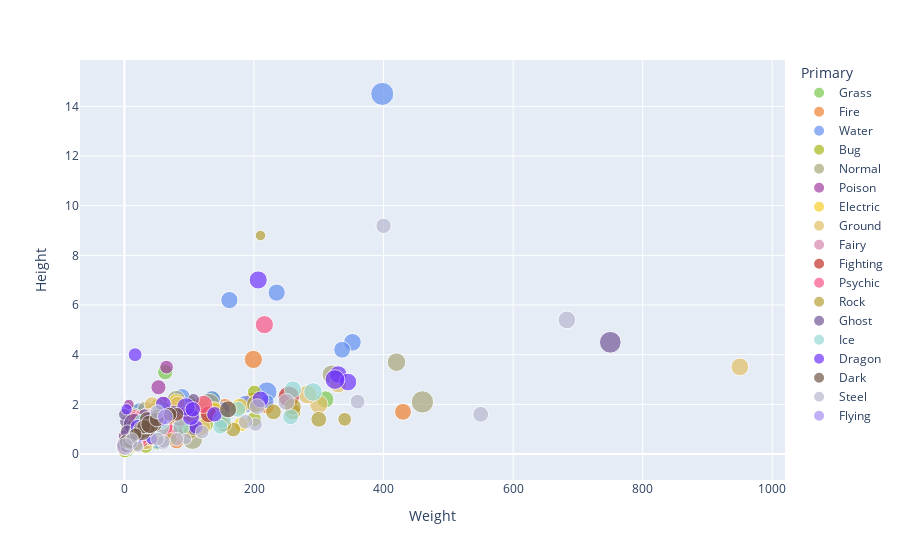

The code cell stored with this chart in its notebook:
### Code cell
fig = px.scatter(pokemon, x="Weight",y="Height", size='HP',
                 color='Primary',color_discrete_map=colours)
fig.show()

### Figure 1 — Plotly figure (JSON) as saved in the notebook; plotly's stock layout.template omitted (floating-point values rounded to 4 significant figures)
{"data": [{"hovertemplate": "Primary=Grass<br>Weight=%{x}<br>Height=%{y}<br>HP=%{marker.size}<extra></extra>", "legendgroup": "Grass", "marker": {"color": "#7AC74C", "size": [45, 60, 80, 45, 60, 75, 50, 65, 80, 60, 95, 65, 45, 60, 80, 75, 35, 55, 75, 30, 75, 40, 50, 70, 40, 70, 90, 60, 60, 50, 50, 70, 99, 55, 75, 95, 40, 60, 45, 70, 74, 60, 90, 100, 65, 100, 45, 60, 75, 50, 75, 40, 60, 45, 70, 75, 69, 114, 44, 74, 91], "sizemode": "area", "sizeref": 0.6375, "symbol": "circle"}, "mode": "markers", "name": "Grass", "orientation": "v", "showlegend": true, "type": "scatter", "x": [6.9, 13, 100, 5.4, 8.6, 18.6, 4, 6.4, 15.5, 2.5, 120, 35, 6.4, 15.8, 100.5, 5.8, 0.5, 1, 3, 1.8, 8.5, 5, 21.6, 52.2, 4, 28, 59.6, 4.5, 39.2, 2, 51.3, 77.4, 100, 10.2, 97, 310, 1.2, 14.5, 3.3, 9.3, 27, 50.5, 135.5, 128.6, 25.5, 2.1, 8.1, 16, 63, 10.5, 30.5, 0.6, 6.6, 6.6, 16.3, 28, 1, 10.5, 18.8, 110, 200], "xaxis": "x", "y": [0.7, 1, 2, 0.5, 0.8, 1.2, 0.7, 1, 1.7, 0.4, 2, 1, 0.89, 1.19, 1.8, 0.41, 0.41, 0.61, 0.79, 0.3, 0.79, 0.51, 0.89, 1.7, 0.51, 0.99, 1.3, 0.41, 1.19, 0.3, 0.41, 1.3, 2.01, 0.4, 1.1, 2.2, 0.2, 0.9, 0.4, 0.5, 1.4, 1, 2.2, 2, 1, 0.2, 0.6, 0.8, 3.3, 0.6, 1.1, 0.3, 0.7, 0.5, 1.1, 1, 0.2, 0.6, 0.6, 1, 2], "yaxis": "y"}, {"hovertemplate": "Primary=Fire<br>Weight=%{x}<br>Height=%{y}<br>HP=%{marker.size}<extra></extra>", "legendgroup": "Fire", "marker": {"color": "#EE8130", "size": [39, 58, 78, 38, 73, 55, 90, 50, 65, 65, 65, 90, 39, 58, 78, 40, 50, 45, 115, 106, 45, 60, 80, 60, 70, 70, 44, 64, 76, 75, 91, 65, 90, 110, 50, 75, 70, 105, 85], "sizemode": "area", "sizeref": 0.6375, "symbol": "circle"}, "mode": "markers", "name": "Fire", "orientation": "v", "showlegend": true, "type": "scatter", "x": [8.5, 19, 90.5, 9.9, 19.9, 19, 155, 30, 95, 44.5, 25, 60, 7.9, 19, 79.5, 35, 55, 21.4, 198, 199, 2.5, 19.5, 52, 24, 220, 80.4, 6.2, 22, 55, 68, 430, 9.9, 55.5, 150, 11, 28, 37.5, 92.9, 58], "xaxis": "x", "y": [0.6, 1.1, 1.7, 0.6, 1.1, 0.7, 1.9, 1, 1.7, 1.3, 0.9, 2, 0.51, 0.89, 1.7, 0.71, 0.79, 0.71, 2.11, 3.81, 0.41, 0.89, 1.91, 0.71, 1.91, 0.51, 0.5, 0.9, 1.2, 1.6, 1.7, 0.5, 1, 1.6, 0.6, 1, 0.6, 1.3, 1.4], "yaxis": "y"}, {"hovertemplate": "Primary=Water<br>Weight=%{x}<br>Height=%{y}<br>HP=%{marker.size}<extra></extra>", "legendgroup": "Water", "marker": {"color": "#6390F0", "size": [44, 59, 79, 50, 80, 40, 65, 90, 40, 80, 90, 95, 65, 90, 30, 50, 30, 55, 30, 55, 45, 80, 30, 60, 20, 95, 130, 130, 50, 65, 85, 75, 125, 70, 100, 90, 55, 95, 95, 65, 55, 35, 75, 65, 75, 100, 50, 70, 100, 40, 60, 80, 40, 60, 45, 70, 130, 170, 50, 110, 43, 63, 20, 95, 35, 55, 55, 100, 43, 100, 53, 64, 84, 55, 85, 76, 111, 49, 69, 45, 90, 80, 100, 55, 75, 95, 50, 75, 50, 75, 105, 70, 54, 74, 62, 75, 55, 100, 165, 91], "sizemode": "area", "sizeref": 0.6375, "symbol": "circle"}, "mode": "markers", "name": "Water", "orientation": "v", "showlegend": true, "type": "scatter", "x": [9, 22.5, 85.5, 19.6, 76.6, 12.4, 20, 54, 45.5, 55, 36, 78.5, 90, 120, 4, 132.5, 6.5, 60, 8, 25, 15, 39, 34.5, 80, 10, 235, 220, 29, 9.5, 25, 88.8, 12, 22.5, 8.5, 28.5, 33.9, 8.5, 75, 79.5, 3.9, 5, 12, 28.5, 220, 152, 187, 7.6, 28, 81.9, 2.6, 32.5, 55, 9.5, 28, 20.8, 88.8, 130, 398, 1.9, 23.6, 11.5, 32.8, 7.4, 162, 52.5, 27, 22.6, 23.4, 8.7, 352, 5.2, 23, 84.5, 29.5, 33.5, 6.3, 29.9, 7, 24, 65, 336, 3.1, 1.4, 5.9, 24.5, 94.6, 13.5, 29, 4.5, 17, 62, 18, 16.5, 81, 5.5, 24.2, 33, 135, 31.6, 48.5], "xaxis": "x", "y": [0.5, 1, 1.6, 0.8, 1.7, 0.6, 1, 1.3, 0.9, 1.6, 1.2, 1.6, 1.1, 1.7, 0.3, 1.5, 0.4, 1.3, 0.4, 1.2, 0.6, 1.3, 0.8, 1.1, 0.9, 6.5, 2.5, 1, 0.61, 1.09, 2.31, 0.51, 1.19, 0.41, 0.79, 1.09, 0.41, 1.4, 2.01, 0.51, 0.61, 0.61, 0.89, 2.11, 1.8, 2.01, 0.41, 0.71, 1.5, 0.51, 1.19, 1.5, 0.61, 1.19, 0.79, 1.8, 2.01, 14.5, 0.41, 0.89, 0.61, 1.09, 0.61, 6.2, 0.41, 1.7, 1.8, 0.99, 0.61, 4.5, 0.4, 0.8, 1.7, 0.7, 1.1, 0.3, 0.9, 0.4, 1.2, 1, 4.2, 0.4, 0.3, 0.5, 0.8, 1.5, 0.6, 1, 0.5, 0.8, 1.5, 1, 0.7, 1.2, 0.5, 1.3, 1.2, 2.2, 1.2, 1.4], "yaxis": "y"}, {"hovertemplate": "Primary=Bug<br>Weight=%{x}<br>Height=%{y}<br>HP=%{marker.size}<extra></extra>", "legendgroup": "Bug", "marker": {"color": "#A6B91A", "size": [45, 50, 60, 40, 45, 65, 35, 60, 60, 70, 70, 65, 40, 55, 40, 70, 65, 50, 75, 70, 20, 80, 45, 50, 60, 50, 60, 40, 70, 31, 61, 1, 65, 65, 37, 77, 40, 60, 70, 30, 70, 86, 45, 55, 75, 30, 40, 60, 50, 70, 50, 70, 50, 70, 50, 80, 58, 55, 85, 71], "sizemode": "area", "sizeref": 0.6375, "symbol": "circle"}, "mode": "markers", "name": "Bug", "orientation": "v", "showlegend": true, "type": "scatter", "x": [2.9, 9.9, 32, 3.2, 10, 29.5, 5.4, 29.5, 30, 12.5, 56, 55, 10.8, 35.6, 8.5, 33.5, 38, 7.2, 125.8, 125, 20.5, 54, 3.6, 10, 28.4, 11.5, 31.6, 1.7, 3.6, 5.5, 12, 1.2, 17.7, 17.7, 2.2, 25.5, 3.4, 6.5, 23.3, 5.5, 38.5, 51.5, 2.5, 7.3, 20.5, 5.3, 58.5, 200.5, 14.5, 200, 5.9, 33, 0.6, 14.3, 7.7, 25.3, 33, 28.8, 46, 82.5], "xaxis": "x", "y": [0.3, 0.7, 1.1, 0.3, 0.6, 1, 0.3, 1, 1, 1.5, 1.5, 1.5, 0.99, 1.4, 0.51, 1.09, 1.19, 0.61, 1.19, 2.01, 0.61, 1.5, 0.3, 0.61, 0.99, 0.71, 1.19, 0.51, 0.79, 0.51, 0.79, 0.79, 0.71, 0.61, 0.3, 1, 0.2, 0.5, 0.9, 0.3, 1.2, 1.9, 0.3, 0.5, 1.2, 0.4, 1.2, 2.5, 0.3, 1.4, 0.5, 1, 0.1, 0.8, 0.4, 0.8, 0.3, 1.1, 1.6, 1.5], "yaxis": "y"}, {"hovertemplate": "Primary=Normal<br>Weight=%{x}<br>Height=%{y}<br>HP=%{marker.size}<extra></extra>", "legendgroup": "Normal", "marker": {"color": "#A8A77A", "size": [40, 63, 83, 30, 55, 40, 65, 115, 140, 40, 65, 52, 35, 60, 90, 250, 105, 75, 48, 55, 65, 160, 35, 85, 60, 100, 90, 55, 70, 100, 60, 90, 85, 73, 55, 95, 255, 38, 78, 40, 60, 60, 80, 150, 64, 84, 104, 50, 50, 70, 60, 45, 73, 70, 60, 40, 55, 85, 59, 79, 75, 55, 65, 49, 71, 100, 76, 135, 110, 85, 110, 120, 45, 60, 45, 65, 85, 50, 62, 80, 103, 55, 75, 60, 80, 95, 70, 100, 100], "sizemode": "area", "sizeref": 0.6375, "symbol": "circle"}, "mode": "markers", "name": "Normal", "orientation": "v", "showlegend": true, "type": "scatter", "x": [1.8, 30, 39.5, 3.5, 18.5, 2, 38, 5.5, 12, 4.2, 32, 15, 39.2, 85.2, 65.5, 34.6, 80, 88.4, 4, 6.5, 36.5, 460, 6, 32.5, 21.2, 40.8, 1, 11.5, 41.5, 14, 8.8, 125.8, 32.5, 71.2, 58, 75.5, 46.8, 17.5, 32.5, 2.3, 19.8, 24, 46.5, 130.5, 16.3, 40.5, 84, 2, 11, 32.6, 5, 1.2, 40.3, 0.8, 22, 2, 15.5, 24.9, 20, 31.5, 20.3, 5.5, 33.3, 3.9, 43.8, 24.4, 1.9, 105, 140, 34, 420, 320, 11.6, 27, 4.1, 14.7, 61, 2.1, 15, 29, 31, 5.8, 7.5, 19.5, 92.5, 94.6, 10.5, 41, 6.5], "xaxis": "x", "y": [0.3, 1.1, 1.5, 0.3, 0.7, 0.3, 1.2, 0.5, 1, 0.4, 1, 0.8, 1.4, 1.8, 1.2, 1.1, 2.2, 1.4, 0.3, 0.3, 0.8, 2.1, 0.79, 1.8, 0.71, 1.6, 0.3, 0.79, 1.5, 1.5, 0.61, 1.8, 0.61, 1.4, 1.19, 1.19, 1.5, 0.41, 0.51, 0.3, 0.71, 0.79, 1.4, 2.01, 0.61, 0.99, 1.5, 0.2, 0.61, 1.09, 1.09, 0.41, 1.3, 0.3, 0.99, 0.3, 0.6, 1.2, 0.5, 1, 1.2, 0.4, 1.2, 0.5, 1, 0.6, 0.5, 0.6, 1.7, 0.9, 3.7, 3.2, 0.5, 1.1, 0.4, 0.9, 1.2, 0.3, 0.6, 1.2, 1.1, 0.4, 0.5, 0.6, 1.9, 1.6, 0.5, 1.5, 0.6], "yaxis": "y"}, {"hovertemplate": "Primary=Poison<br>Weight=%{x}<br>Height=%{y}<br>HP=%{marker.size}<extra></extra>", "legendgroup": "Poison", "marker": {"color": "#A33EA1", "size": [35, 60, 55, 70, 90, 46, 61, 81, 40, 75, 80, 105, 40, 65, 85, 70, 100, 73, 63, 103, 40, 70, 48, 83, 50, 80], "sizemode": "area", "sizeref": 0.6375, "symbol": "circle"}, "mode": "markers", "name": "Poison", "orientation": "v", "showlegend": true, "type": "scatter", "x": [6.9, 65, 7, 20, 60, 9, 19.5, 62, 7.5, 55, 30, 30, 1, 9.5, 75, 10.3, 80, 52.5, 19.2, 38, 12, 61.5, 23, 44.4, 31, 107.3], "xaxis": "x", "y": [2, 3.5, 0.4, 0.8, 1.3, 0.5, 0.9, 1.4, 0.8, 1.6, 0.9, 1.2, 0.6, 1.2, 1.8, 0.41, 1.7, 2.69, 0.4, 1, 0.8, 1.3, 0.7, 1.3, 0.6, 1.9], "yaxis": "y"}, {"hovertemplate": "Primary=Electric<br>Weight=%{x}<br>Height=%{y}<br>HP=%{marker.size}<extra></extra>", "legendgroup": "Electric", "marker": {"color": "#F7D02C", "size": [35, 60, 25, 50, 40, 60, 65, 65, 90, 20, 55, 70, 90, 45, 90, 40, 70, 60, 60, 45, 60, 80, 60, 70, 75, 50, 45, 75, 55, 35, 65, 85, 79], "sizemode": "area", "sizeref": 0.6375, "symbol": "circle"}, "mode": "markers", "name": "Electric", "orientation": "v", "showlegend": true, "type": "scatter", "x": [6, 30, 6, 60, 10.4, 66.6, 30, 24.5, 52.6, 2, 7.8, 13.3, 61.5, 23.5, 178, 15.2, 40.2, 4.2, 4.2, 9.5, 30.5, 42, 3.9, 180, 138.6, 0.3, 29.8, 79.5, 5, 0.3, 22, 80.5, 61], "xaxis": "x", "y": [0.4, 0.8, 0.3, 1, 0.5, 1.2, 1.1, 0.8, 1.6, 0.3, 0.61, 0.79, 1.4, 0.61, 1.91, 0.61, 1.5, 0.41, 0.41, 0.5, 0.9, 1.4, 0.4, 1.2, 1.8, 0.3, 0.8, 1.6, 0.4, 0.2, 1.2, 2.1, 1.5], "yaxis": "y"}, {"hovertemplate": "Primary=Ground<br>Weight=%{x}<br>Height=%{y}<br>HP=%{marker.size}<extra></extra>", "legendgroup": "Ground", "marker": {"color": "#E2BF65", "size": [50, 75, 10, 35, 50, 60, 80, 105, 65, 90, 90, 45, 50, 80, 40, 60, 100, 68, 108, 115, 75, 60, 110, 50, 60, 95, 109, 59, 89, 89], "sizemode": "area", "sizeref": 0.6375, "symbol": "circle"}, "mode": "markers", "name": "Ground", "orientation": "v", "showlegend": true, "type": "scatter", "x": [12, 29.5, 0.8, 33.3, 6.5, 45, 115, 120, 64.8, 33.5, 120, 15, 15.3, 82, 21.5, 108, 950, 49.5, 300, 282.8, 42.5, 8.5, 40.4, 15.2, 33.4, 96.3, 11, 92, 330, 68], "xaxis": "x", "y": [0.6, 1, 0.2, 0.7, 0.4, 1, 1, 1.9, 1.09, 0.51, 1.09, 0.71, 1.09, 2.01, 0.51, 1.5, 3.51, 0.8, 2, 2.4, 2, 0.3, 0.7, 0.7, 1, 1.5, 0.7, 1, 2.8, 1.5], "yaxis": "y"}, {"hovertemplate": "Primary=Fairy<br>Weight=%{x}<br>Height=%{y}<br>HP=%{marker.size}<extra></extra>", "legendgroup": "Fairy", "marker": {"color": "#D685AD", "size": [70, 95, 50, 35, 55, 60, 90, 85], "sizemode": "area", "sizeref": 0.6375, "symbol": "circle"}, "mode": "markers", "name": "Fairy", "orientation": "v", "showlegend": true, "type": "scatter", "x": [7.5, 40, 3, 1.5, 3.2, 7.8, 48.7, 38], "xaxis": "x", "y": [0.6, 1.3, 0.3, 0.3, 0.61, 0.61, 1.4, 1.5], "yaxis": "y"}, {"hovertemplate": "Primary=Fighting<br>Weight=%{x}<br>Height=%{y}<br>HP=%{marker.size}<extra></extra>", "legendgroup": "Fighting", "marker": {"color": "#C22E28", "size": [40, 65, 70, 80, 90, 50, 50, 35, 50, 72, 144, 30, 60, 40, 70, 75, 85, 105, 120, 75, 45, 65], "sizemode": "area", "sizeref": 0.6375, "symbol": "circle"}, "mode": "markers", "name": "Fighting", "orientation": "v", "showlegend": true, "type": "scatter", "x": [28, 32, 19.5, 70.5, 130, 49.8, 50.2, 21, 48, 86.4, 253.8, 11.2, 31.5, 20.2, 54, 12.5, 40, 87, 55.5, 51, 20, 35.5], "xaxis": "x", "y": [0.5, 1, 0.8, 1.5, 1.6, 1.5, 1.4, 0.71, 1.4, 0.99, 2.31, 0.61, 1.3, 0.7, 1.2, 0.6, 1.2, 1.4, 1.3, 1.4, 0.9, 1.4], "yaxis": "y"}, {"hovertemplate": "Primary=Psychic<br>Weight=%{x}<br>Height=%{y}<br>HP=%{marker.size}<extra></extra>", "legendgroup": "Psychic", "marker": {"color": "#F95587", "size": [25, 40, 55, 60, 85, 40, 106, 100, 40, 65, 65, 48, 190, 106, 100, 28, 38, 68, 60, 80, 65, 95, 50, 45, 20, 68, 75, 80, 75, 120, 100, 76, 116, 55, 67, 72, 45, 60, 70, 45, 65, 110, 55, 75], "sizemode": "area", "sizeref": 0.6375, "symbol": "circle"}, "mode": "markers", "name": "Psychic", "orientation": "v", "showlegend": true, "type": "scatter", "x": [19.5, 56.5, 48, 32.4, 75.6, 54.5, 122, 4, 2, 15, 26.5, 5, 28.5, 216, 5, 6.6, 20.2, 48.4, 30.6, 71.5, 1, 14, 60.8, 0.6, 13, 52, 0.3, 0.3, 0.3, 85.6, 4, 23.3, 60.5, 2.1, 10.5, 14, 5.8, 18, 44, 1, 8, 20.1, 9, 34.5], "xaxis": "x", "y": [0.9, 1.3, 1.5, 1, 1.6, 1.3, 2, 0.4, 0.2, 1.5, 0.89, 0.51, 1.3, 5.21, 0.61, 0.41, 0.79, 1.6, 0.71, 0.89, 0.61, 0.61, 1.7, 0.2, 0.6, 1.6, 0.3, 0.3, 0.3, 1.5, 0.4, 0.6, 1.1, 0.4, 0.9, 1.4, 0.4, 0.7, 1.5, 0.3, 0.6, 1, 0.5, 1], "yaxis": "y"}, {"hovertemplate": "Primary=Rock<br>Weight=%{x}<br>Height=%{y}<br>HP=%{marker.size}<extra></extra>", "legendgroup": "Rock", "marker": {"color": "#B6A136", "size": [40, 55, 80, 35, 35, 70, 30, 60, 80, 70, 50, 70, 100, 30, 70, 70, 66, 86, 45, 75, 80, 67, 97, 30, 60, 50, 60, 55, 70, 85, 55, 75, 91], "sizemode": "area", "sizeref": 0.6375, "symbol": "circle"}, "mode": "markers", "name": "Rock", "orientation": "v", "showlegend": true, "type": "scatter", "x": [20, 105, 300, 210, 7.5, 35, 11.5, 40.5, 59, 38, 72, 152, 202, 97, 168, 154, 23.8, 60.4, 12.5, 68.2, 230, 31.5, 102.5, 57, 149.5, 15, 340, 18, 102, 260, 9.5, 32, 260], "xaxis": "x", "y": [0.4, 1, 1.4, 8.8, 0.4, 1, 0.5, 1.3, 1.8, 1.19, 0.61, 1.19, 2.01, 0.99, 0.99, 1.19, 0.99, 1.5, 0.71, 1.5, 1.7, 0.9, 1.6, 0.5, 1.3, 0.5, 1.4, 0.4, 0.9, 1.7, 0.5, 1.4, 1.9], "yaxis": "y"}, {"hovertemplate": "Primary=Ghost<br>Weight=%{x}<br>Height=%{y}<br>HP=%{marker.size}<extra></extra>", "legendgroup": "Ghost", "marker": {"color": "#735797", "size": [30, 45, 60, 60, 44, 64, 20, 40, 90, 150, 60, 50, 45, 150, 38, 58, 50, 60, 60], "sizemode": "area", "sizeref": 0.6375, "symbol": "circle"}, "mode": "markers", "name": "Ghost", "orientation": "v", "showlegend": true, "type": "scatter", "x": [0.1, 0.1, 40.5, 1, 2.3, 12.5, 15, 30.6, 1.2, 15, 4.4, 108, 106.6, 750, 1.5, 76.5, 3.1, 13, 34.3], "xaxis": "x", "y": [1.3, 1.6, 1.5, 0.71, 0.61, 1.09, 0.79, 1.6, 0.4, 1.2, 0.9, 1, 2.2, 4.5, 0.5, 1.7, 0.3, 0.6, 1], "yaxis": "y"}, {"hovertemplate": "Primary=Ice<br>Weight=%{x}<br>Height=%{y}<br>HP=%{marker.size}<extra></extra>", "legendgroup": "Ice", "marker": {"color": "#96D9D6", "size": [65, 90, 50, 100, 45, 45, 50, 80, 70, 90, 110, 80, 65, 110, 70, 36, 51, 71, 55, 95, 70], "sizemode": "area", "sizeref": 0.6375, "symbol": "circle"}, "mode": "markers", "name": "Ice", "orientation": "v", "showlegend": true, "type": "scatter", "x": [40.6, 55.4, 6.5, 55.8, 16, 6, 16.8, 256.5, 39.5, 87.6, 150.6, 175, 25.9, 291, 26.6, 5.7, 41, 57.5, 8.5, 260, 148], "xaxis": "x", "y": [1.4, 1.7, 0.41, 1.09, 0.89, 0.41, 0.71, 1.5, 0.79, 1.09, 1.4, 1.8, 0.8, 2.5, 1.3, 0.4, 1.1, 1.3, 0.5, 2.6, 1.1], "yaxis": "y"}, {"hovertemplate": "Primary=Dragon<br>Weight=%{x}<br>Height=%{y}<br>HP=%{marker.size}<extra></extra>", "legendgroup": "Dragon", "marker": {"color": "#6F35FC", "size": [41, 61, 91, 75, 45, 65, 95, 80, 80, 105, 58, 68, 108, 46, 66, 76, 77, 100, 100, 125], "sizemode": "area", "sizeref": 0.6375, "symbol": "circle"}, "mode": "markers", "name": "Dragon", "orientation": "v", "showlegend": true, "type": "scatter", "x": [3.3, 16.5, 210, 20.6, 42.1, 110.5, 102.6, 40, 60, 206.5, 20.5, 56, 95, 18, 36, 105.5, 139, 330, 345, 325], "xaxis": "x", "y": [1.8, 4, 2.2, 1.09, 0.61, 1.09, 1.5, 1.4, 2.01, 7.01, 0.7, 1.4, 1.9, 0.6, 1, 1.8, 1.6, 3.2, 2.9, 3], "yaxis": "y"}, {"hovertemplate": "Primary=Dark<br>Weight=%{x}<br>Height=%{y}<br>HP=%{marker.size}<extra></extra>", "legendgroup": "Dark", "marker": {"color": "#705746", "size": [95, 60, 55, 45, 75, 35, 70, 50, 65, 100, 70, 70, 41, 64, 50, 65, 40, 60, 45, 65, 70, 110, 52, 72, 92], "sizemode": "area", "sizeref": 0.6375, "symbol": "circle"}, "mode": "markers", "name": "Dark", "orientation": "v", "showlegend": true, "type": "scatter", "x": [27, 2.1, 28, 10.8, 35, 13.6, 37, 11, 47, 27.3, 34, 50.5, 10.1, 37.5, 11.8, 30, 12.5, 81.1, 10.2, 70, 9, 39.5, 17.3, 50, 160], "xaxis": "x", "y": [0.99, 0.51, 0.89, 0.61, 1.4, 0.51, 0.99, 0.51, 1.19, 0.9, 1.1, 1.5, 0.4, 1.1, 0.6, 1.1, 0.7, 1.6, 0.5, 1.6, 0.5, 1.2, 0.8, 1.4, 1.8], "yaxis": "y"}, {"hovertemplate": "Primary=Steel<br>Weight=%{x}<br>Height=%{y}<br>HP=%{marker.size}<extra></extra>", "legendgroup": "Steel", "marker": {"color": "#B7B7CE", "size": [75, 65, 50, 50, 60, 70, 40, 60, 80, 80, 100, 57, 67, 100, 40, 60, 60, 91], "sizemode": "area", "sizeref": 0.6375, "symbol": "circle"}, "mode": "markers", "name": "Steel", "orientation": "v", "showlegend": true, "type": "scatter", "x": [400, 50.5, 11.5, 60, 120, 360, 95.2, 202.5, 550, 205, 1.1, 60.5, 187, 683, 21, 51, 81, 250], "xaxis": "x", "y": [9.19, 1.7, 0.61, 0.41, 0.89, 2.11, 0.61, 1.19, 1.6, 1.91, 0.3, 0.5, 1.3, 5.4, 0.3, 0.6, 0.6, 2.1], "yaxis": "y"}, {"hovertemplate": "Primary=Flying<br>Weight=%{x}<br>Height=%{y}<br>HP=%{marker.size}<extra></extra>", "legendgroup": "Flying", "marker": {"color": "#A98FF3", "size": [79], "sizemode": "area", "sizeref": 0.6375, "symbol": "circle"}, "mode": "markers", "name": "Flying", "orientation": "v", "showlegend": true, "type": "scatter", "x": [63], "xaxis": "x", "y": [1.5], "yaxis": "y"}], "layout": {"legend": {"itemsizing": "constant", "title": {"text": "Primary"}, "tracegroupgap": 0}, "margin": {"t": 60}, "xaxis": {"anchor": "y", "domain": [0, 1], "title": {"text": "Weight"}}, "yaxis": {"anchor": "x", "domain": [0, 1], "title": {"text": "Height"}}}}
